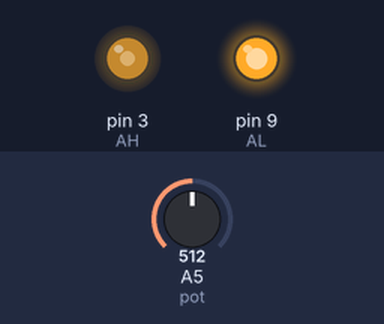
Bench run of a sketch on a simulated Arduino Uno, built with avr-gcc and run on an emulated ATmega328P. Shown: output pins drawn as LEDs (lit = HIGH). The inputs (shaded band) are chosen by the test bench; at power-on: A5 (pot) = 512.

Above: at 1.2 s.
1.3 s: A5 (pot) set to 716
At 2.5 s:
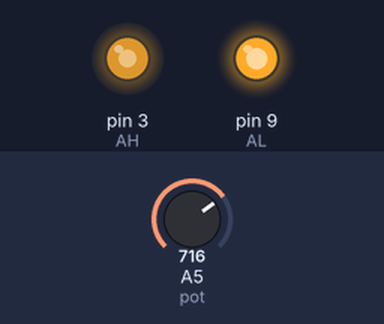
2.8 s: A5 (pot) set to 900
At 3.8 s:
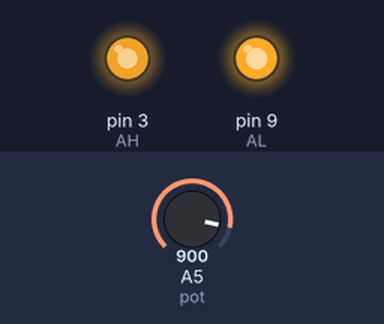
4.3 s: A5 (pot) set to 122
At 4.9 s:
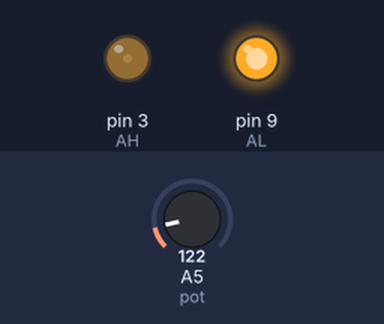
5.8 s: A5 (pot) set to 0
At 6.1 s:
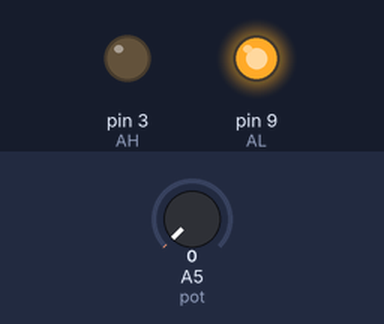
7.3 s: A5 (pot) set to 511
At 8.4 s:
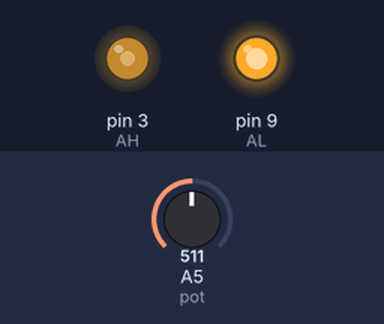
Timing chart, 0 to 9.8 s (numbered marks = the images above; inputs shaded):
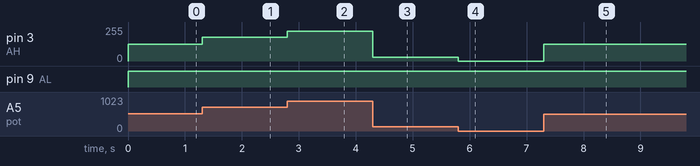

The sketch:

single-gate-test-with-analog-input.ino
```cpp
//#define _DISABLE_ARDUINO_TIMER0_INTERRUPT_HANDLER_

//#include <wiring.c>
//
//#include <avr/io.h>
//#include <avr/interrupt.h>
//#include <util/delay.h>

int dty = 0;
double dutyCycle1 = 0;

const int AL = 9;
const int AH = 3;
const int pot = A5;


//void setupADC();
//
//void startConversion();

void setup()
{
  pinMode(AL, OUTPUT);
  pinMode(AH, OUTPUT);
}

void loop() {

  dty = analogRead(pot); // read the input pin
  dutyCycle1 = map(dty, 0, 1023, 0, 255);

  analogWrite(AH, dutyCycle1);

  digitalWrite(AL, HIGH);

}

//void startConversion()
//{
//  ADCSRA |= (1 << ADSC);
//}
//
//void setupADC() // ANALOG INPUT 5 (A5)
//{
//  ADMUX = (1 << REFS0) | (1 << MUX0) | (1 << MUX2);
//  ADCSRA = (1 << ADEN) | (1 << ADIE) | (1 << ADPS0) | (1 << ADPS1) | (1 << ADPS2);
//  DIDR0 = (1 << ADC5D);
//
//  startConversion();
//}
//
//
//ISR(ADC_vect)
//{
//  dutyCycle1 = ADC/4;
//
//  startConversion();
//}
```

Measured:
- after the input at 1.3 s, pin 3 (AH): 127/255 → 178/255 at once
- after the input at 2.8 s, pin 3 (AH): 178/255 → 224/255 at once
- after the input at 4.3 s, pin 3 (AH): 224/255 → 30/255 at once
- after the input at 5.8 s, pin 3 (AH): 30/255 → 0/255 at once
- after the input at 7.3 s, pin 3 (AH): 0/255 → 127/255 at once
